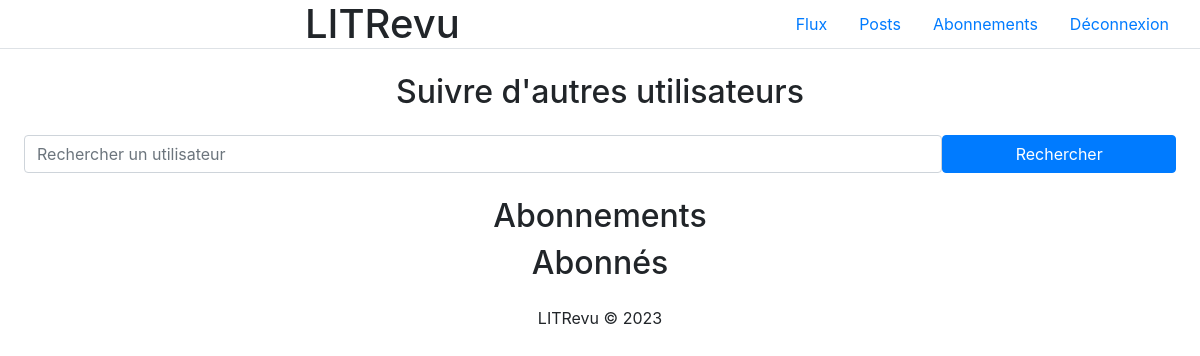
/abonnements/ (signed in), run on an earlier commit of the app's database.
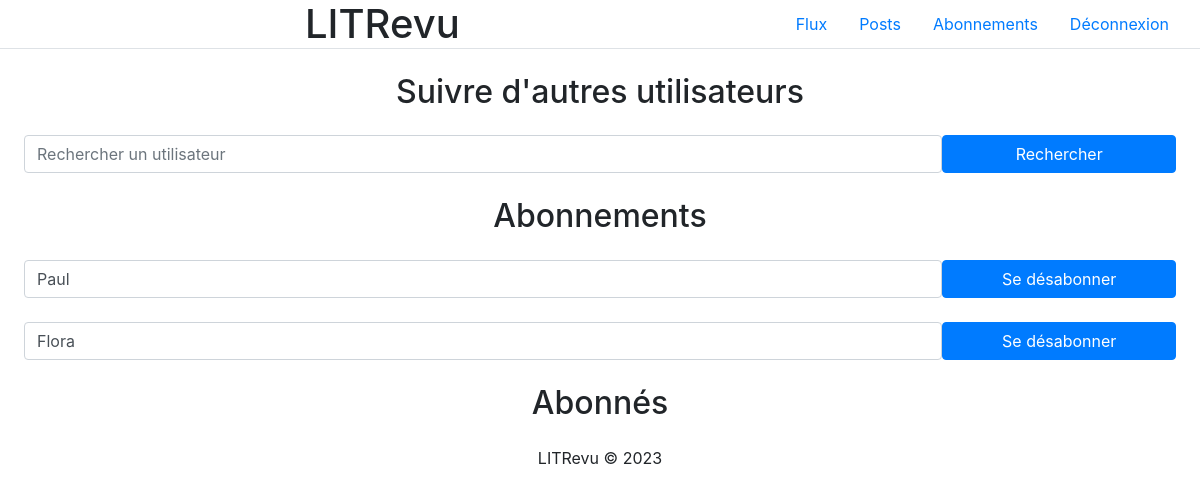
And on a later commit of the database.
### LITReview/models.py (models this page shows)
class UserFollows(models.Model):
    user = models.ForeignKey(User, on_delete=models.CASCADE, related_name='following')
    followed_user = models.ForeignKey(User, on_delete=models.CASCADE, related_name='followed_by')
    class Meta:
        unique_together = ('user', 'followed_user')

### LITReview/views.py (the view, shortened to what this page needs)
# urls.py: path('abonnements/', views.Abonnements.as_view(), name='abonnements'),
class Abonnements(LoginRequiredMixin, View):
    login_url = '/'
    def get(self, request):
        recherche_form = UserSearchForm()
        user_follows = UserFollows.objects.filter(user=request.user)
        all_user_follows = UserFollows.objects.all()
        followers = []
        for user_follow in all_user_follows:
            if user_follow.followed_user == request.user:
                followers.append(user_follow)
        return render(request, 'LITReview/abonnements.html', {'recherche_form': recherche_form, 'user_follows': user_follows, 'followers': followers})

### LITReview/forms.py
class UserSearchForm(forms.Form):
    followed_user = forms.CharField(
        label="",
        widget= forms.TextInput(attrs={'class': 'form-control', 'placeholder': 'Rechercher un utilisateur'})
    )

### LITReview/templates/LITReview/abonnements.html (shortened to what this page needs)
<!DOCTYPE html>
<html lang="en">
    {% block head %}
        {% include 'LITReview/partials/head.html' %}
    {% endblock %}
<body>
    {% include 'LITReview/partials/header.html' %}
    {% block search %}
        <h2 class="text-center mt-4">Suivre d'autres utilisateurs</h2>
        <form method="post" action="{% url 'abonnements' %}" class="d-flex m-4">
            {{ recherche_form }}
            <button type="submit" class="btn btn-primary" style="width: 25%">Rechercher</button>
        </form>
    {% endblock %}
    {% block abonnement %}
        <h2 class="text-center">Abonnements</h2>
    {% for user_follow in user_follows %}
    <form method="post" action="{% url 'abonnements' %}" class="d-flex m-4">
        <input name="followed_user" value="{{ user_follow.followed_user }}" class="form-control">
        <button type="submit" class="btn btn-primary" style="width: 25%">Se désabonner</button>
    </form>
    {% endfor %}
    {% endblock %}
        {% block abonnes %}
            <h2 class="text-center">Abonnés</h2>
        {% endblock %}
    {% include 'LITReview/partials/footer.html' %}
</body>
</html>

What changed in the data, as far as the page shows it:
added UserFollows: followed_user "Paul"
added UserFollows: followed_user "Flora"
